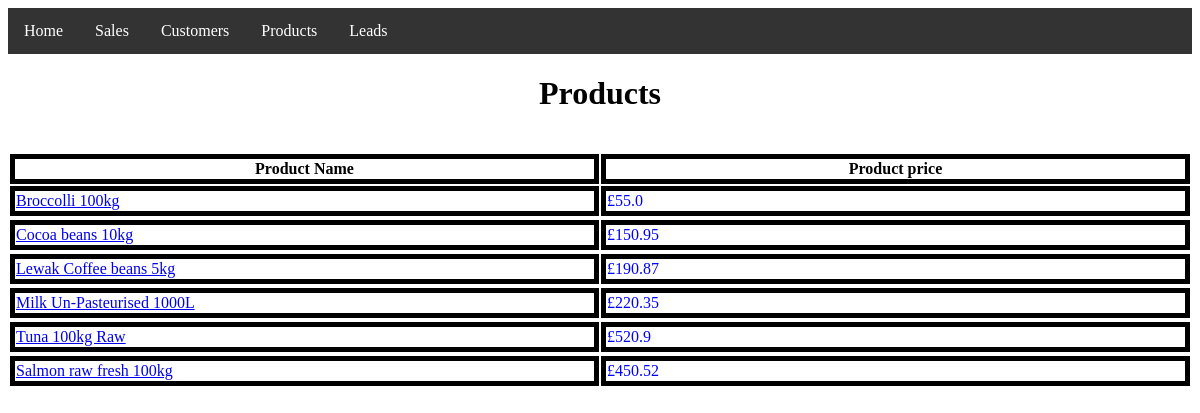
Screenshot of /products/ with the database file from the repository.
### Sales/models.py (models this page shows, shortened)
class Product(models.Model):
    name = models.CharField(max_length=200)
    price = models.FloatField(null=True)
    date_created = models.DateTimeField(auto_now_add=True)

### Sales/views.py (the view)
# urls.py: path('products/',views.Products, name="Products"),
def Products(request):
    Products = Product.objects.all()
    return render(request, 'Sales/products.html',{'Products':Products})

### Sales/templates/Sales/products.html (shortened to what this page needs)
{% load static %}
<!DOCTYPE html>
<html>
	<head>
		<link rel="stylesheet" type="text/css" href="{% static 'Main.css' %}">
	</head>
	<body>
		{% block content %}
		{% include 'Sales/Navigation.html'%}
		<h1>Products</h1><br>
		<table>
		<tr>
			<th>Product Name</th>
			<th>Product price</th>
		</tr>
		{% for i in Products %}
		<tr>
			<td><a href="{% url 'Dy_Products' i.id %}">{{i.name}}</a></td>
			<td>£{{i.price}}</td>
		<tr>
		{% endfor %}
		</table>
		{% endblock %}
	</body>
</html>

### Sales/templates/Sales/Navigation.html
<ul>
	<li><a href="{% url 'Home' %}">Home</a></li>
	<li><a href="{% url 'Sales' %}">Sales</a></li>
	<li><a href="{% url 'Customers' %}">Customers</a></li>
	<li><a href="{% url 'Products' %}">Products</a></li>
	<li><a href="{% url 'Leads' %}">Leads</a></li>
</ul>

### static/Main.css (style rules this page uses)
tr { color: green; background-color: white; }
th { color: black; border: 5px solid black; width: 10% }
td { color: blue; border: 5px solid black; width: 10%; }
h1 { text-align: center; }
ul { list-style-type: none; margin: 0; padding: 0; overflow: hidden; background-color: #333; }
li { float: left; }
li a { display: block; color: white; text-align: center; padding: 14px 16px; text-decoration: none; }

### rows the page displays
Product: name "Broccolli 100kg", price "55.0"
Product: name "Cocoa beans 10kg", price "150.95"
Product: name "Lewak Coffee beans 5kg", price "190.87"
Product: name "Milk Un-Pasteurised 1000L", price "220.35"
Product: name "Tuna 100kg Raw", price "520.9"
Product: name "Salmon raw fresh 100kg", price "450.52"
